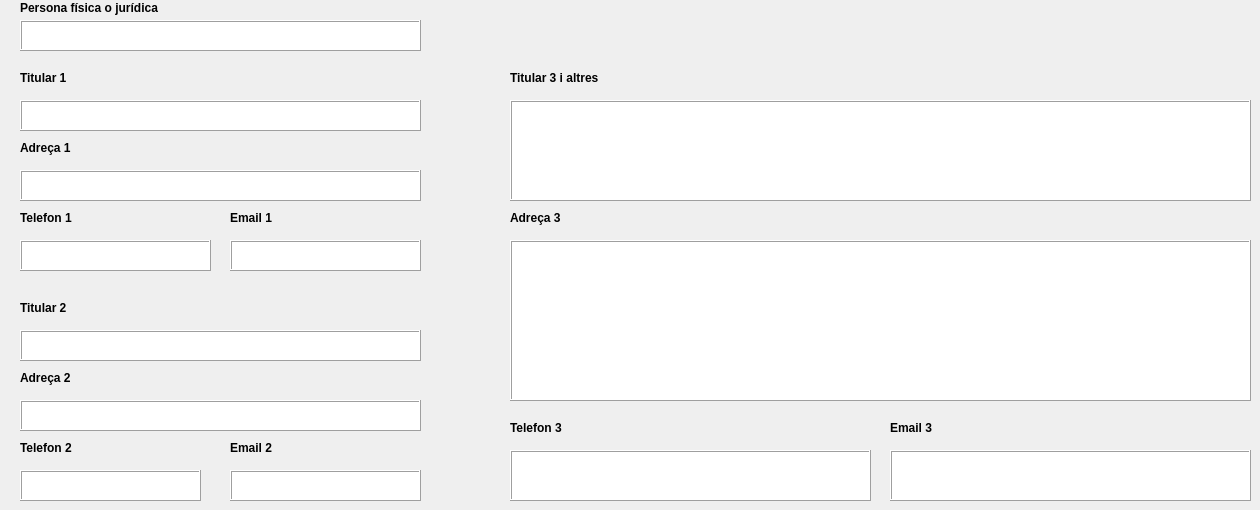
           <widget class="QWidget" name="tab">
            <attribute name="title">
             <string>DADES TITULARS</string>
            </attribute>
            <widget class="QLabel" name="label_26">
             <property name="geometry">
              <rect>
               <x>20</x>
               <y>0</y>
               <width>151</width>
               <height>16</height>
              </rect>
             </property>
             <property name="font">
              <font>
               <weight>75</weight>
               <bold>true</bold>
              </font>
             </property>
             <property name="text">
              <string>Persona física o jurídica</string>
             </property>
            </widget>
            <widget class="QTextEdit" name="pers_fis_jurid">
             <property name="geometry">
              <rect>
               <x>20</x>
               <y>20</y>
               <width>401</width>
               <height>31</height>
              </rect>
             </property>
             <property name="frameShape">
              <enum>QFrame::Box</enum>
             </property>
             <property name="frameShadow">
              <enum>QFrame::Raised</enum>
             </property>
            </widget>
            <widget class="QTextEdit" name="adresa_2">
             <property name="geometry">
              <rect>
               <x>20</x>
               <y>400</y>
               <width>401</width>
               <height>31</height>
              </rect>
             </property>
             <property name="frameShape">
              <enum>QFrame::Box</enum>
             </property>
             <property name="frameShadow">
              <enum>QFrame::Raised</enum>
             </property>
            </widget>
            <widget class="QTextEdit" name="tel_2">
             <property name="geometry">
              <rect>
               <x>20</x>
               <y>470</y>
               <width>181</width>
               <height>31</height>
              </rect>
             </property>
             <property name="frameShape">
              <enum>QFrame::Box</enum>
             </property>
             <property name="frameShadow">
              <enum>QFrame::Raised</enum>
             </property>
            </widget>
            <widget class="QLabel" name="label_4">
             <property name="geometry">
              <rect>
               <x>20</x>
               <y>300</y>
               <width>111</width>
               <height>16</height>
              </rect>
             </property>
             <property name="font">
              <font>
               <weight>75</weight>
               <bold>true</bold>
              </font>
             </property>
             <property name="text">
              <string>Titular 2</string>
             </property>
            </widget>
            <widget class="QLabel" name="label_21">
             <property name="geometry">
              <rect>
               <x>20</x>
               <y>440</y>
               <width>111</width>
               <height>16</height>
              </rect>
             </property>
             <property name="font">
              <font>
               <weight>75</weight>
               <bold>true</bold>
              </font>
             </property>
             <property name="text">
              <string>Telefon 2</string>
             </property>
            </widget>
            <widget class="QTextEdit" name="email_1">
             <property name="geometry">
              <rect>
               <x>230</x>
               <y>240</y>
               <width>191</width>
               <height>31</height>
              </rect>
             </property>
             <property name="frameShape">
              <enum>QFrame::Box</enum>
             </property>
             <property name="frameShadow">
              <enum>QFrame::Raised</enum>
             </property>
            </widget>
            <widget class="QLabel" name="label_2">
             <property name="geometry">
              <rect>
               <x>20</x>
               <y>70</y>
               <width>111</width>
               <height>16</height>
              </rect>
             </property>
             <property name="font">
              <font>
               <weight>75</weight>
               <bold>true</bold>
              </font>
             </property>
             <property name="autoFillBackground">
              <bool>false</bool>
             </property>
             <property name="text">
              <string>Titular 1</string>
             </property>
            </widget>
            <widget class="QTextEdit" name="adresa_1">
             <property name="geometry">
              <rect>
               <x>20</x>
               <y>170</y>
               <width>401</width>
               <height>31</height>
              </rect>
             </property>
             <property name="frameShape">
              <enum>QFrame::Box</enum>
             </property>
             <property name="frameShadow">
              <enum>QFrame::Raised</enum>
             </property>
            </widget>
            <widget class="QTextEdit" name="email_3">
             <property name="geometry">
              <rect>
               <x>890</x>
               <y>450</y>
               <width>361</width>
               <height>51</height>
              </rect>
             </property>
             <property name="frameShape">
              <enum>QFrame::Box</enum>
             </property>
             <property name="frameShadow">
              <enum>QFrame::Raised</enum>
             </property>
            </widget>
            <widget class="QTextEdit" name="adresa_3">
             <property name="geometry">
              <rect>
               <x>510</x>
               <y>240</y>
               <width>741</width>
               <height>161</height>
              </rect>
             </property>
             <property name="frameShape">
              <enum>QFrame::Box</enum>
             </property>
             <property name="frameShadow">
              <enum>QFrame::Raised</enum>
             </property>
            </widget>
            <widget class="QTextEdit" name="tel_1">
             <property name="geometry">
              <rect>
               <x>20</x>
               <y>240</y>
               <width>191</width>
               <height>31</height>
              </rect>
             </property>
             <property name="frameShape">
              <enum>QFrame::Box</enum>
             </property>
             <property name="frameShadow">
              <enum>QFrame::Raised</enum>
             </property>
            </widget>
            <widget class="QTextEdit" name="titular_3">
             <property name="geometry">
              <rect>
               <x>510</x>
               <y>100</y>
               <width>741</width>
               <height>101</height>
              </rect>
             </property>
             <property name="frameShape">
              <enum>QFrame::Box</enum>
             </property>
             <property name="frameShadow">
              <enum>QFrame::Raised</enum>
             </property>
            </widget>
            <widget class="QLabel" name="label_8">
             <property name="geometry">
              <rect>
               <x>20</x>
               <y>370</y>
               <width>111</width>
               <height>16</height>
              </rect>
             </property>
             <property name="font">
              <font>
               <weight>75</weight>
               <bold>true</bold>
              </font>
             </property>
             <property name="text">
              <string>Adreça 2</string>
             </property>
            </widget>
            <widget class="QTextEdit" name="email_2">
             <property name="geometry">
              <rect>
               <x>230</x>
               <y>470</y>
               <width>191</width>
               <height>31</height>
              </rect>
             </property>
             <property name="frameShape">
              <enum>QFrame::Box</enum>
             </property>
             <property name="frameShadow">
              <enum>QFrame::Raised</enum>
             </property>
            </widget>
            <widget class="QLabel" name="label_47">
             <property name="geometry">
              <rect>
               <x>890</x>
               <y>420</y>
               <width>111</width>
               <height>16</height>
              </rect>
             </property>
             <property name="font">
              <font>
               <weight>75</weight>
               <bold>true</bold>
              </font>
             </property>
             <property name="text">
              <string>Email 3</string>
             </property>
            </widget>
            <widget class="QTextEdit" name="titular_1">
             <property name="geometry">
              <rect>
               <x>20</x>
               <y>100</y>
               <width>401</width>
               <height>31</height>
              </rect>
             </property>
             <property name="frameShape">
              <enum>QFrame::Box</enum>
             </property>
             <property name="frameShadow">
              <enum>QFrame::Raised</enum>
             </property>
            </widget>
            <widget class="QLabel" name="label_7">
             <property name="geometry">
              <rect>
               <x>510</x>
               <y>210</y>
               <width>111</width>
               <height>16</height>
              </rect>
             </property>
             <property name="font">
              <font>
               <weight>75</weight>
               <bold>true</bold>
              </font>
             </property>
             <property name="text">
              <string>Adreça 3</string>
             </property>
            </widget>
            <widget class="QLabel" name="label_20">
             <property name="geometry">
              <rect>
               <x>20</x>
               <y>210</y>
               <width>111</width>
               <height>16</height>
              </rect>
             </property>
             <property name="font">
              <font>
               <weight>75</weight>
               <bold>true</bold>
              </font>
             </property>
             <property name="text">
              <string>Telefon 1</string>
             </property>
            </widget>
            <widget class="QLabel" name="label_5">
             <property name="geometry">
              <rect>
               <x>510</x>
               <y>70</y>
               <width>111</width>
               <height>16</height>
              </rect>
             </property>
             <property name="font">
              <font>
               <weight>75</weight>
               <bold>true</bold>
              </font>
             </property>
             <property name="text">
              <string>Titular 3 i altres</string>
             </property>
            </widget>
            <widget class="QLabel" name="label_48">
             <property name="geometry">
              <rect>
               <x>230</x>
               <y>440</y>
               <width>111</width>
               <height>16</height>
              </rect>
             </property>
             <property name="font">
              <font>
               <weight>75</weight>
               <bold>true</bold>
              </font>
             </property>
             <property name="text">
              <string>Email 2</string>
             </property>
            </widget>
            <widget class="QTextEdit" name="tel_3">
             <property name="geometry">
              <rect>
               <x>510</x>
               <y>450</y>
               <width>361</width>
               <height>51</height>
              </rect>
             </property>
             <property name="frameShape">
              <enum>QFrame::Box</enum>
             </property>
             <property name="frameShadow">
              <enum>QFrame::Raised</enum>
             </property>
            </widget>
            <widget class="QLabel" name="label_23">
             <property name="geometry">
              <rect>
               <x>230</x>
               <y>210</y>
               <width>111</width>
               <height>16</height>
              </rect>
             </property>
             <property name="font">
              <font>
               <weight>75</weight>
               <bold>true</bold>
              </font>
             </property>
             <property name="text">
              <string>Email 1</string>
             </property>
            </widget>
            <widget class="QTextEdit" name="titular_2">
             <property name="geometry">
              <rect>
               <x>20</x>
               <y>330</y>
               <width>401</width>
               <height>31</height>
              </rect>
             </property>
             <property name="frameShape">
              <enum>QFrame::Box</enum>
             </property>
             <property name="frameShadow">
              <enum>QFrame::Raised</enum>
             </property>
            </widget>
            <widget class="QLabel" name="label_6">
             <property name="geometry">
              <rect>
               <x>20</x>
               <y>140</y>
               <width>111</width>
               <height>16</height>
              </rect>
             </property>
             <property name="font">
              <font>
               <weight>75</weight>
               <bold>true</bold>
              </font>
             </property>
             <property name="text">
              <string>Adreça 1</string>
             </property>
            </widget>
            <widget class="QLabel" name="label_22">
             <property name="geometry">
              <rect>
               <x>510</x>
               <y>420</y>
               <width>111</width>
               <height>16</height>
              </rect>
             </property>
             <property name="font">
              <font>
               <weight>75</weight>
               <bold>true</bold>
              </font>
             </property>
             <property name="text">
              <string>Telefon 3</string>
             </property>
            </widget>
           </widget>
